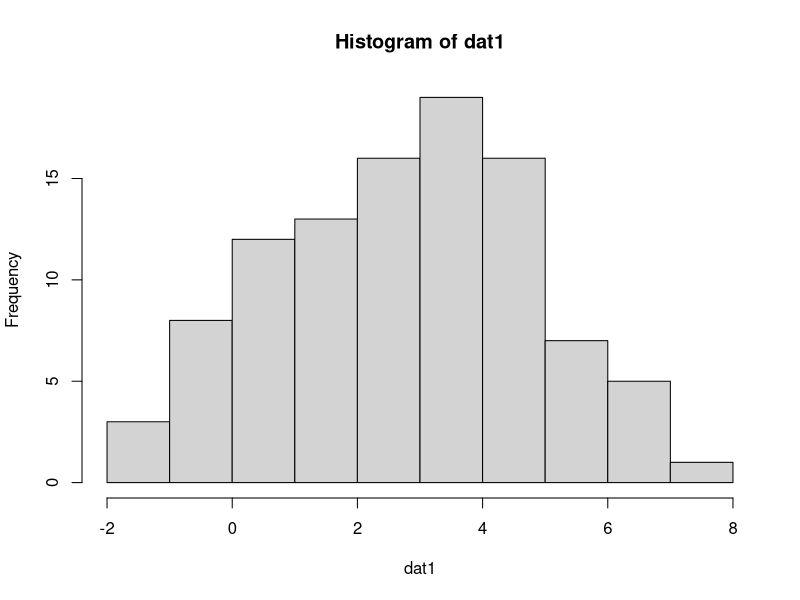
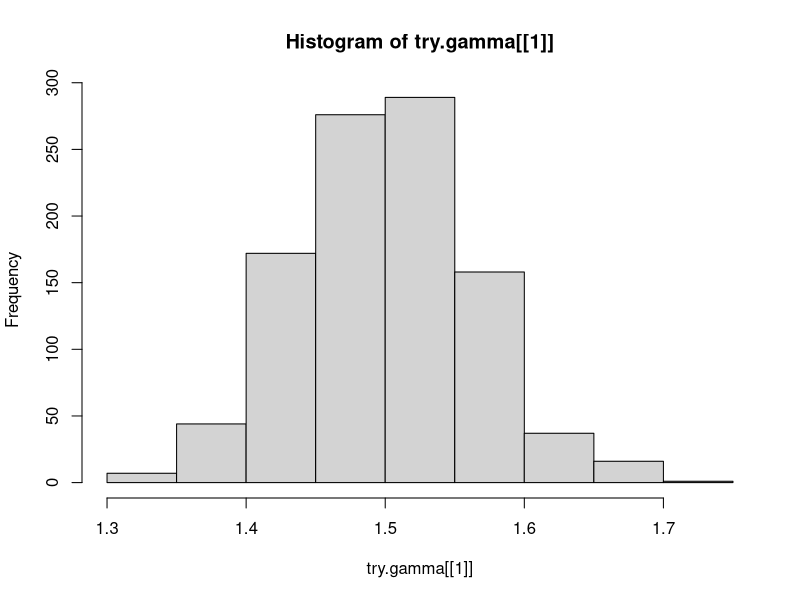
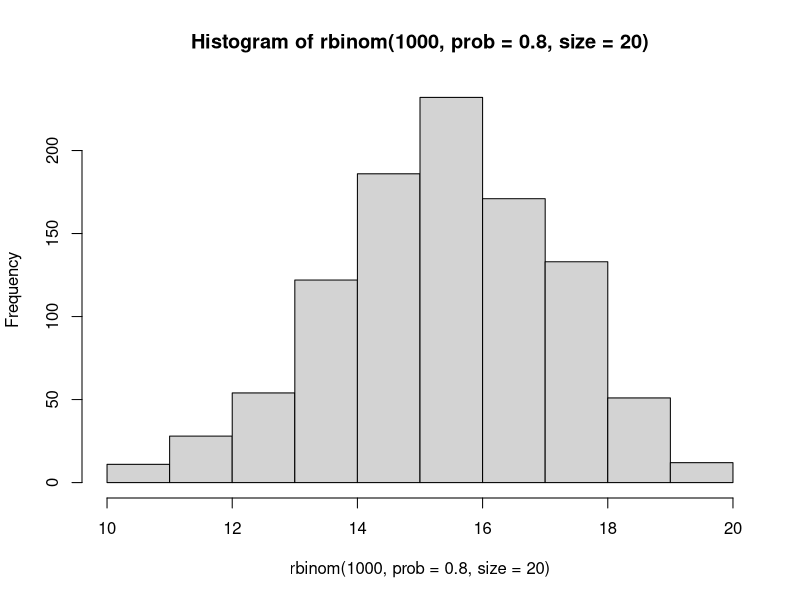
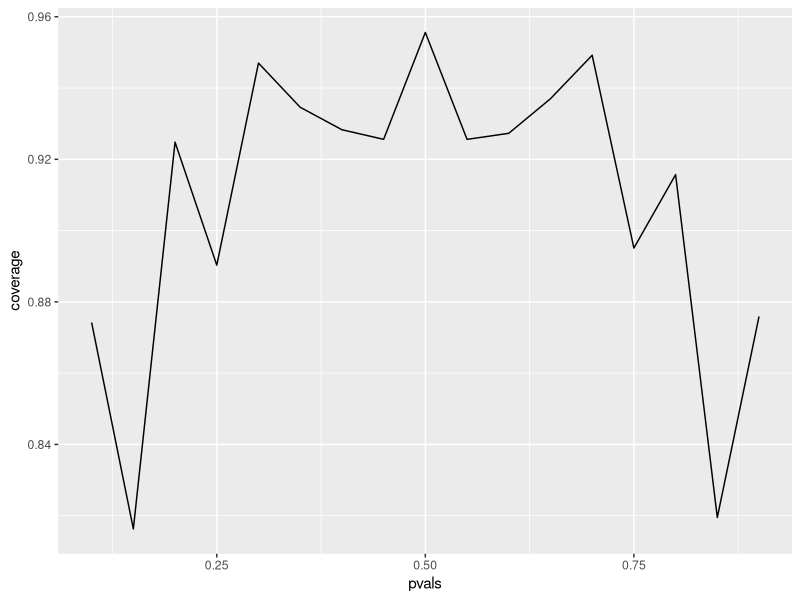
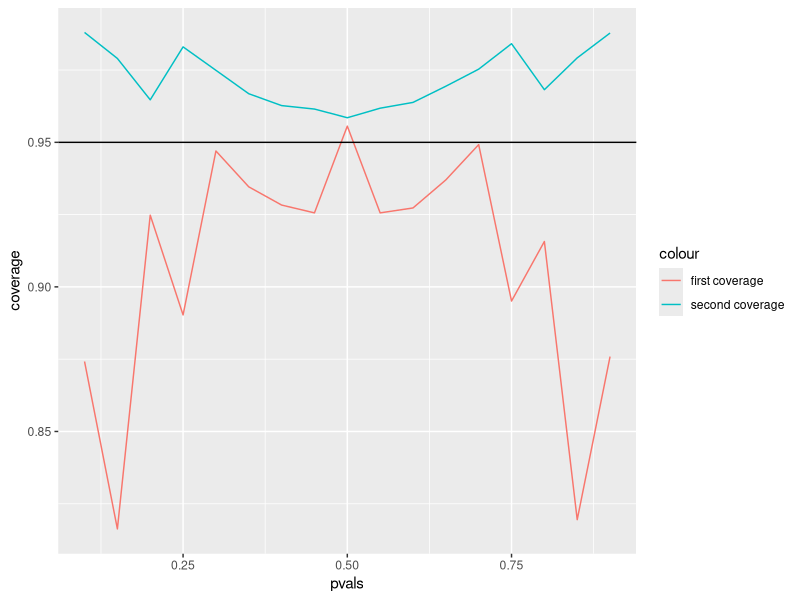

Write the R code that produced these figures, in order.
# generate many data
library(ggplot2)
library(dplyr)
dat1 <- rnorm(100, 3, 2)  # with mean 3 and sd 2

hist(dat1)

# compute the mean 

m <- mean(dat1)

# repeat
m <- NULL
CLT <- function(iteration, n, mu, sd){
  
  for (i in 1:iteration){
    dat <- rnorm(n, mu, sd)
    m[i] <- mean(dat)
  }
  m.bar <- mean(m)
  sd <- sqrt(var(m))
  return(list(m, m.bar, sd))
  
}
try1 <- CLT(1000, 100, 3, 2)

# theoretical sd for the mean samples
2/(sqrt(100))

# --------------------- try with other distributions

?rgamma

sqrt(var(rgamma(500, 3, rate = 2)))


m <- NULL
CLT.gamma <- function(iteration, n, shape, rate){
  
  for (i in 1:iteration){
    dat <- rgamma(n, shape, rate)
    m[i] <- mean(dat)
  }
  m.bar <- mean(m)
  sd <- sqrt(var(m))
  return(list(m, m.bar, sd))
  
}
try.gamma <- CLT.gamma(1000, 200, 3, 2)
hist(try.gamma[[1]])

sd.gamma <- sqrt(3/4)
sd.gamma/(sqrt(200))

# so this N is the sample size, not how many times iteration!!




# ================ binomial coin toss trials

# 1. wald interval 
n <- 20  # number of toss of coins
pvals <- seq(0.1, 0.9, by = 0.05)
n.iter <- 10000
coverage <- sapply(pvals, function(p){
  
  # rbinom is the number of success, in all n tosses
  # rbinom/n is the proportion, hence hat(p)
  phat <- rbinom(n.iter, prob = p, size = n)/n  # pval here 
  
  # approximate with the sd of mean(phat)
  ll <- phat - qnorm(0.975) * sqrt(phat * (1-phat)/n)
  ul <- phat + qnorm(0.975) * sqrt(phat * (1-phat)/n)
  # after all 1000 iterations, compute coverage for each p
  mean(ll < p & ul > p)
})

?rbinom
# size is trial numbers 
hist(rbinom(1000, prob = 0.8, size = 20))  # number of success


# plot(coverage, type = 'l')
C <- data.frame(pvals, coverage)
ggplot(C, aes(x = pvals, y = coverage)) + geom_line()



# 2. add two success and 2 failures
coverage2 <- sapply(pvals, function(p){
  
  # rbinom is the number of success, in all n tosses
  # rbinom/n is the proportion, hence hat(p)
  phat <- (rbinom(n.iter, prob = p, size = n)+2)/(n+4)  # pval here 
  
  # approximate with the sd of mean(phat)
  ll <- phat - qnorm(0.975) * sqrt(phat * (1-phat)/n)
  ul <- phat + qnorm(0.975) * sqrt(phat * (1-phat)/n)
  # after all 1000 iterations, compute coverage for each p
  mean(ll < p & ul > p)
})


C %>% mutate(coverage2 = coverage2)

ggplot(C, aes(x = pvals)) + 
  geom_line(aes(y = coverage, color = 'first coverage')) + 
  geom_line(aes(y = coverage2, color = 'second coverage')) + 
  geom_hline(aes(yintercept = 0.95))



# ============== poisson example

# 5 failures, 94.32 days
x <- 5; t <- 94.32
lambda <- x/t  # 0.053
lambda+ c(-1, 1)*qnorm(0.975) * sqrt(lambda/t)


poisson.test(5, T = 94.32)$conf
# 0.017 to 0.124








